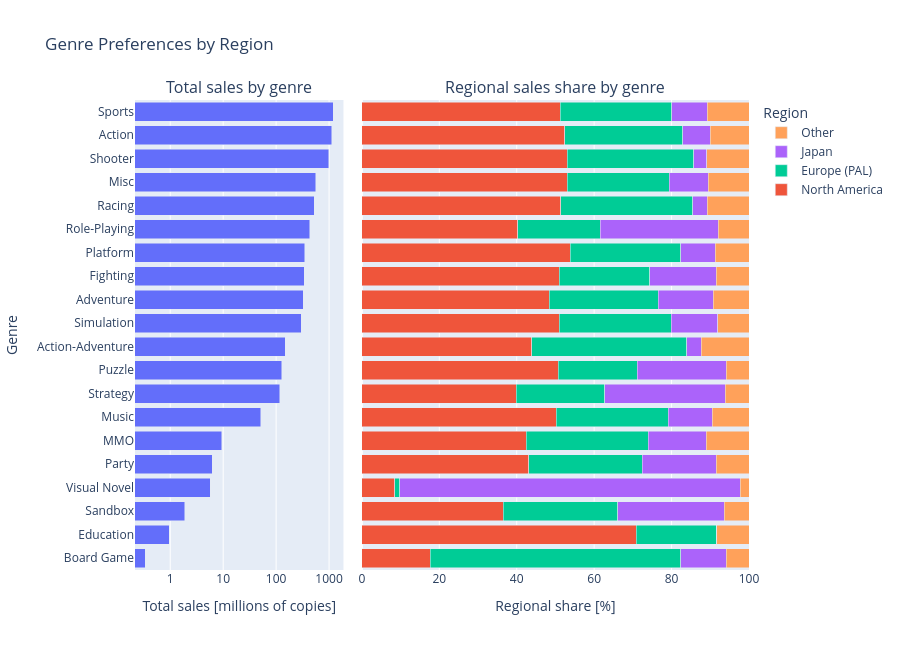

Notebook code for this chart:
### Code cell
sales_cols = ["na_sales", "pal_sales", "jp_sales", "other_sales"]

genre_region = (
    df.groupby("genre", as_index=False)[sales_cols]
    .sum()
)

genre_region["total_sales"] = genre_region[sales_cols].sum(axis=1)

genre_region = genre_region.sort_values("total_sales", ascending=True)

genre_region["North America"] = genre_region["na_sales"] / genre_region["total_sales"] * 100
genre_region["Europe (PAL)"] = genre_region["pal_sales"] / genre_region["total_sales"] * 100
genre_region["Japan"] = genre_region["jp_sales"] / genre_region["total_sales"] * 100
genre_region["Other"] = genre_region["other_sales"] / genre_region["total_sales"] * 100

fig = make_subplots(
    rows=1,
    cols=2,
    shared_yaxes=True,
    column_widths=[0.35, 0.65],
    horizontal_spacing=0.03,
    subplot_titles=[
        "Total sales by genre",
        "Regional sales share by genre"
    ]
)

fig.add_trace(
    go.Bar(
        x=genre_region["total_sales"],
        y=genre_region["genre"],
        orientation="h",
        name="Total sales",
        showlegend=False
    ),
    row=1,
    col=1
)

regions = ["North America", "Europe (PAL)", "Japan", "Other"]

for region in regions:
    fig.add_trace(
        go.Bar(
            x=genre_region[region],
            y=genre_region["genre"],
            orientation="h",
            name=region
        ),
        row=1,
        col=2
    )

fig.update_layout(
    title="Genre Preferences by Region",
    barmode="stack",
    xaxis_title="Total sales [millions of copies]",
    xaxis2_title="Regional share [%]",
    yaxis_title="Genre",
    height=650,
    legend_title="Region"
)

fig.update_xaxes(type="log", row=1, col=1)
fig.update_xaxes(range=[0, 100], row=1, col=2)

fig.show()

### Figure 1 — Plotly figure (JSON) as saved in the notebook; plotly's stock layout.template omitted (floating-point values rounded to 4 significant figures)
{"data": [{"name": "Total sales", "orientation": "h", "showlegend": false, "type": "bar", "x": [0.34, 0.96, 1.89, 5.75, 6.19, 9.31, 51.76, 118.2, 126.8, 148.5, 300.0, 325.0, 341.1, 348.8, 427.0, 525.5, 557.1, 995.4, 1125.0, 1187.0], "xaxis": "x", "y": ["Board Game", "Education", "Sandbox", "Visual Novel", "Party", "MMO", "Music", "Strategy", "Puzzle", "Action-Adventure", "Simulation", "Adventure", "Fighting", "Platform", "Role-Playing", "Racing", "Misc", "Shooter", "Action", "Sports"], "yaxis": "y"}, {"name": "North America", "orientation": "h", "type": "bar", "x": [17.65, 70.83, 36.51, 8.522, 43.13, 42.43, 50.17, 39.81, 50.76, 43.84, 50.94, 48.39, 51.01, 53.89, 40.2, 51.32, 53.07, 53.07, 52.42, 51.18], "xaxis": "x2", "y": ["Board Game", "Education", "Sandbox", "Visual Novel", "Party", "MMO", "Music", "Strategy", "Puzzle", "Action-Adventure", "Simulation", "Adventure", "Fighting", "Platform", "Role-Playing", "Racing", "Misc", "Shooter", "Action", "Sports"], "yaxis": "y2"}, {"name": "Europe (PAL)", "orientation": "h", "type": "bar", "x": [64.71, 20.83, 29.63, 1.217, 29.24, 31.58, 29.02, 22.88, 20.33, 40.09, 28.95, 28.16, 23.41, 28.49, 21.32, 34.09, 26.33, 32.62, 30.45, 28.81], "xaxis": "x2", "y": ["Board Game", "Education", "Sandbox", "Visual Novel", "Party", "MMO", "Music", "Strategy", "Puzzle", "Action-Adventure", "Simulation", "Adventure", "Fighting", "Platform", "Role-Playing", "Racing", "Misc", "Shooter", "Action", "Sports"], "yaxis": "y2"}, {"name": "Japan", "orientation": "h", "type": "bar", "x": [11.76, 0.0, 27.51, 88.0, 19.22, 14.93, 11.28, 31.13, 23.09, 3.678, 11.99, 14.19, 17.18, 8.91, 30.58, 3.849, 10.09, 3.415, 7.138, 9.207], "xaxis": "x2", "y": ["Board Game", "Education", "Sandbox", "Visual Novel", "Party", "MMO", "Music", "Strategy", "Puzzle", "Action-Adventure", "Simulation", "Adventure", "Fighting", "Platform", "Role-Playing", "Racing", "Misc", "Shooter", "Action", "Sports"], "yaxis": "y2"}, {"name": "Other", "orientation": "h", "type": "bar", "x": [5.882, 8.333, 6.349, 2.261, 8.401, 11.06, 9.525, 6.168, 5.821, 12.39, 8.113, 9.265, 8.4, 8.71, 7.904, 10.74, 10.5, 10.89, 9.993, 10.8], "xaxis": "x2", "y": ["Board Game", "Education", "Sandbox", "Visual Novel", "Party", "MMO", "Music", "Strategy", "Puzzle", "Action-Adventure", "Simulation", "Adventure", "Fighting", "Platform", "Role-Playing", "Racing", "Misc", "Shooter", "Action", "Sports"], "yaxis": "y2"}], "layout": {"annotations": [{"font": {"size": 16}, "showarrow": false, "text": "Total sales by genre", "x": 0.1697, "xanchor": "center", "xref": "paper", "y": 1, "yanchor": "bottom", "yref": "paper"}, {"font": {"size": 16}, "showarrow": false, "text": "Regional sales share by genre", "x": 0.6847, "xanchor": "center", "xref": "paper", "y": 1, "yanchor": "bottom", "yref": "paper"}], "barmode": "stack", "height": 650, "legend": {"title": {"text": "Region"}}, "title": {"text": "Genre Preferences by Region"}, "xaxis": {"anchor": "y", "domain": [0, 0.3395], "title": {"text": "Total sales [millions of copies]"}, "type": "log"}, "xaxis2": {"anchor": "y2", "domain": [0.3695, 1.0], "range": [0, 100], "title": {"text": "Regional share [%]"}}, "yaxis": {"anchor": "x", "domain": [0, 1], "title": {"text": "Genre"}}, "yaxis2": {"anchor": "x2", "domain": [0, 1], "matches": "y", "showticklabels": false}}}
